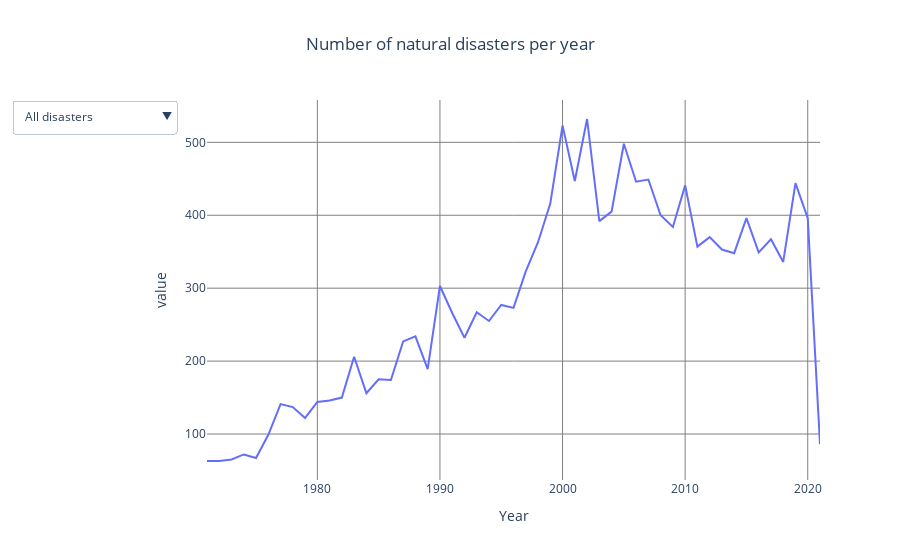

This figure's notebook cell:
### Code cell
common_kwargs = {'x': "Year", 'y': "value", 'title': "Number of natural disasters per year"}

line_fig = px.line(types_df[types_df['Disaster Type'] == "All"], **common_kwargs)
lineplt_all = px.line(types_df[types_df['Disaster Type'] == "All"], **common_kwargs)
lineplt_filtered = {
    disaster_type: px.line(types_df[types_df['Disaster Type'] == disaster_type], **common_kwargs)
    for disaster_type in types_df['Disaster Type'].unique() if disaster_type != "All"
}
# Add dropdown
line_fig.update_layout(
    updatemenus=[
        dict(
            buttons=list(
                [
                    dict(
                        label="All disasters",
                        method="restyle",
                        args=[{
                            "y": [data.y for data in lineplt_all.data]
                        }]
                    )
                ] + [
                    dict(
                        label=disaster_type,
                        method="restyle",
                        args=[
                            {
                                "y": [data.y for data in lineplt.data],
                            }
                        ]
                    )
                    for disaster_type, lineplt in lineplt_filtered.items()
                ]
            ),
        ),
    ],
    title_x=0.5,
    plot_bgcolor='rgba(0,0,0,0)',
)
line_fig.update_xaxes(gridcolor="grey")
line_fig.update_yaxes(gridcolor="grey")
line_fig.show()

### Figure 1 — Plotly figure (JSON) as saved in the notebook; plotly's stock layout.template omitted (floating-point values rounded to 4 significant figures)
{"data": [{"hovertemplate": "Year=%{x}<br>value=%{y}<extra></extra>", "legendgroup": "", "line": {"color": "#636efa", "dash": "solid"}, "mode": "lines", "name": "", "orientation": "v", "showlegend": false, "type": "scatter", "x": [1971, 1972, 1973, 1974, 1975, 1976, 1977, 1978, 1979, 1980, 1981, 1982, 1983, 1984, 1985, 1986, 1987, 1988, 1989, 1990, 1991, 1992, 1993, 1994, 1995, 1996, 1997, 1998, 1999, 2000, 2001, 2002, 2003, 2004, 2005, 2006, 2007, 2008, 2009, 2010, 2011, 2012, 2013, 2014, 2015, 2016, 2017, 2018, 2019, 2020, 2021], "xaxis": "x", "y": [63, 63, 65, 72, 67, 99, 141, 137, 122, 144, 146, 150, 206, 156, 175, 174, 227, 234, 189, 303, 266, 232, 267, 255, 277, 273, 323, 363, 416, 523, 447, 532, 392, 405, 498, 446, 449, 400, 384, 441, 357, 370, 353, 348, 396, 349, 367, 336, 444, 396, 86], "yaxis": "y"}], "layout": {"autosize": true, "legend": {"tracegroupgap": 0}, "plot_bgcolor": "rgba(0, 0, 0, 0)", "title": {"text": "Number of natural disasters per year", "x": 0.5}, "updatemenus": [{"buttons": [{"args": [{"y": [[63, 63, 65, 72, 67, 99, 141, 137, 122, 144, 146, 150, 206, 156, 175, 174, 227, 234, 189, 303, 266, 232, 267, 255, 277, 273, 323, 363, 416, 523, 447, 532, 392, 405, 498, 446, 449, 400, 384, 441, 357, 370, 353, 348, 396, 349, 367, 336, 444, 396, 86]]}], "label": "All disasters", "method": "restyle"}, {"args": [{"y": [[6, 4, 3, 3, 1, 10, 13, 8, 11, 24, 18, 6, 26, 6, 3, 4, 15, 17, 7, 20, 12, 11, 9, 12, 6, 7, 17, 20, 26, 25, 22, 24, 14, 11, 20, 9, 11, 16, 18, 21, 16, 18, 9, 20, 26, 14, 9, 16, 17, 9, 1]]}], "label": "Drought", "method": "restyle"}, {"args": [{"y": [[2, 3, 3, 3, 2, 1, 2, 3, 4, 4, 4, 3, 12, 7, 13, 6, 8, 3, 4, 8, 8, 2, 13, 7, 5, 16, 18, 22, 30, 14, 22, 14, 8, 13, 9, 18, 5, 9, 7, 8, 6, 10, 4, 12, 10, 15, 10, 14, 8, 2]]}], "label": "Wildfire", "method": "restyle"}, {"args": [{"y": [[3, 1, 3, 5, 5, 2, 4, 2, 1, 3, 7, 7, 2, 2, 2, 5, 1, 2, 10, 5, 6, 6, 5, 5, 4, 4, 5, 5, 6, 7, 2, 5, 8, 12, 6, 7, 2, 6, 6, 1, 3, 6, 6, 2, 8, 4, 4, 2]]}], "label": "Volcanic activity", "method": "restyle"}, {"args": [{"y": [[22, 26, 22, 28, 28, 36, 32, 42, 31, 42, 50, 52, 59, 57, 51, 56, 58, 60, 73, 137, 66, 76, 108, 81, 81, 77, 79, 88, 106, 102, 105, 122, 86, 124, 130, 76, 105, 111, 87, 94, 84, 91, 105, 99, 121, 86, 130, 97, 91, 126, 21]]}], "label": "Storm", "method": "restyle"}, {"args": [{"y": [[1, 1, 1, 3, 2, 2, 3, 3, 2, 3, 4, 3, 1, 1, 1, 1, 3, 1, 1, 1, 1, 1, 1]]}], "label": "Mass movement (dry)", "method": "restyle"}, {"args": [{"y": [[15, 15, 20, 19, 18, 17, 48, 47, 34, 39, 43, 48, 49, 47, 58, 50, 68, 76, 46, 60, 77, 59, 84, 88, 94, 92, 95, 94, 122, 157, 157, 172, 158, 128, 193, 226, 218, 165, 151, 184, 156, 136, 148, 137, 161, 159, 126, 128, 196, 201, 49]]}], "label": "Flood", "method": "restyle"}, {"args": [{"y": [[1, 2, 3, 3, 1, 1, 4, 3, 2, 3, 2, 1, 8, 2, 6, 6, 5, 13, 8, 7, 4, 9, 13, 5, 13, 12, 8, 30, 23, 15, 25, 16, 40, 14, 25, 16, 20, 28, 16, 52, 13, 17, 12, 12, 10, 27, 21, 5]]}], "label": "Extreme temperature ", "method": "restyle"}, {"args": [{"y": [[2, 1, 2, 1, 3, 22, 21, 3, 8, 5, 7, 7, 12, 13, 11, 25, 20, 16, 18, 43, 28, 4, 10, 25, 45, 62, 74, 76, 113, 69, 112, 32, 43, 56, 54, 35, 42, 44, 44, 24, 25, 23, 23, 14, 25, 27, 16, 36, 6]]}], "label": "Epidemic", "method": "restyle"}, {"args": [{"y": [[6, 7, 8, 6, 5, 21, 15, 9, 23, 17, 15, 15, 25, 13, 17, 21, 15, 15, 19, 42, 29, 25, 20, 25, 26, 13, 23, 30, 33, 30, 25, 37, 40, 42, 25, 24, 21, 23, 22, 24, 30, 27, 29, 26, 23, 30, 22, 20, 32, 16, 8]]}], "label": "Earthquake", "method": "restyle"}, {"args": [{"y": [[5, 5, 5, 10, 5, 6, 3, 2, 7, 4, 8, 12, 16, 6, 6, 9, 13, 15, 15, 5, 9, 8, 24, 11, 16, 24, 13, 22, 18, 28, 24, 20, 21, 15, 13, 20, 10, 12, 29, 32, 17, 13, 11, 15, 20, 13, 25, 13, 25, 19, 2]]}], "label": "Landslide", "method": "restyle"}, {"args": [{"y": [[1, 1, 2, 1, 2, 13, 15, 17, 1, 1, 1, 3, 4, 1, 1, 2, 2, 12, 1, 1, 1, 8, 2]]}], "label": "Insect infestation", "method": "restyle"}, {"args": [{"y": [[1]]}], "label": "Impact", "method": "restyle"}, {"args": [{"y": [[1]]}], "label": "Animal accident", "method": "restyle"}, {"args": [{"y": [[1]]}], "label": "Glacial lake outburst", "method": "restyle"}]}], "xaxis": {"anchor": "y", "autorange": true, "domain": [0, 1], "gridcolor": "grey", "range": [1971, 2021], "title": {"text": "Year"}, "type": "linear"}, "yaxis": {"anchor": "x", "autorange": true, "domain": [0, 1], "gridcolor": "grey", "range": [36.94, 558.1], "title": {"text": "value"}, "type": "linear"}}}
